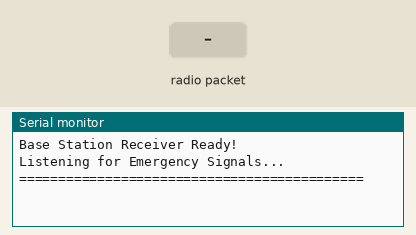
Recording of a sketch running on a simulated Arduino Uno, built with avr-gcc and run on an emulated ATmega328P. On the bench: the last lines printed to the serial monitor. The test bench sets the inputs (shaded band). No radio packets arrive unless stated.

Above: at 1.2 s.
1.3 s: radio packet "1" arrives
At 2.2 s:
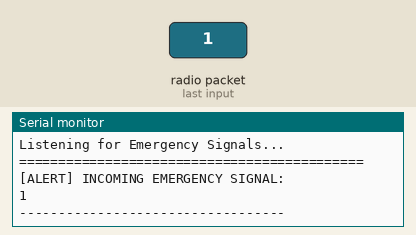
2.8 s: radio packet "0" arrives
At 3.3 s:
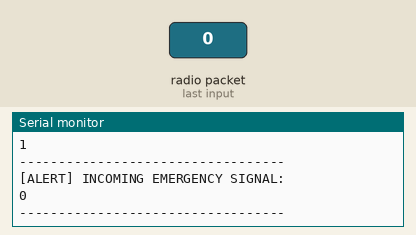
4.3 s: radio packet "2" arrives
At 5.7 s:
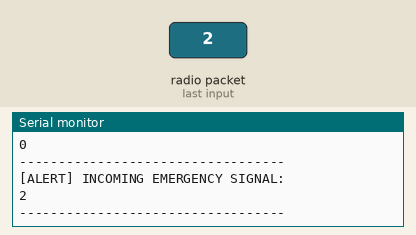

The sketch:

base_station_receiver.ino
```cpp
#include <SPI.h>
#include <LoRa.h>

// LoRa Pins
#define LORA_SS 5
#define LORA_RST 14
#define LORA_DIO0 26

void setup() {
  Serial.begin(115200);

  Serial.println("Base Station Receiver Ready!");

  // Start LoRa
  LoRa.setPins(LORA_SS, LORA_RST, LORA_DIO0);

  if (!LoRa.begin(433E6)) {
    Serial.println("Starting LoRa failed! Check wiring.");
    while (1);
  }

  Serial.println("Listening for Emergency Signals...");
  Serial.println("============================================");
}

void loop() {
  // Check if a radio packet arrived from the helmet
  int packetSize = LoRa.parsePacket();

  if (packetSize) {
    Serial.println("\n[ALERT] INCOMING EMERGENCY SIGNAL:");

    // Print out the exact message received over the air
    while (LoRa.available()) {
      Serial.print((char)LoRa.read());
    }
    Serial.println("\n----------------------------------");
  }
}
```

Measured:
- after the input at 1.3 s, the serial monitor: prints a new line at once (image 1)
- after the input at 2.8 s, the serial monitor: prints a new line at once (image 2)
- after the input at 4.3 s, the serial monitor: prints a new line at once (image 3)
